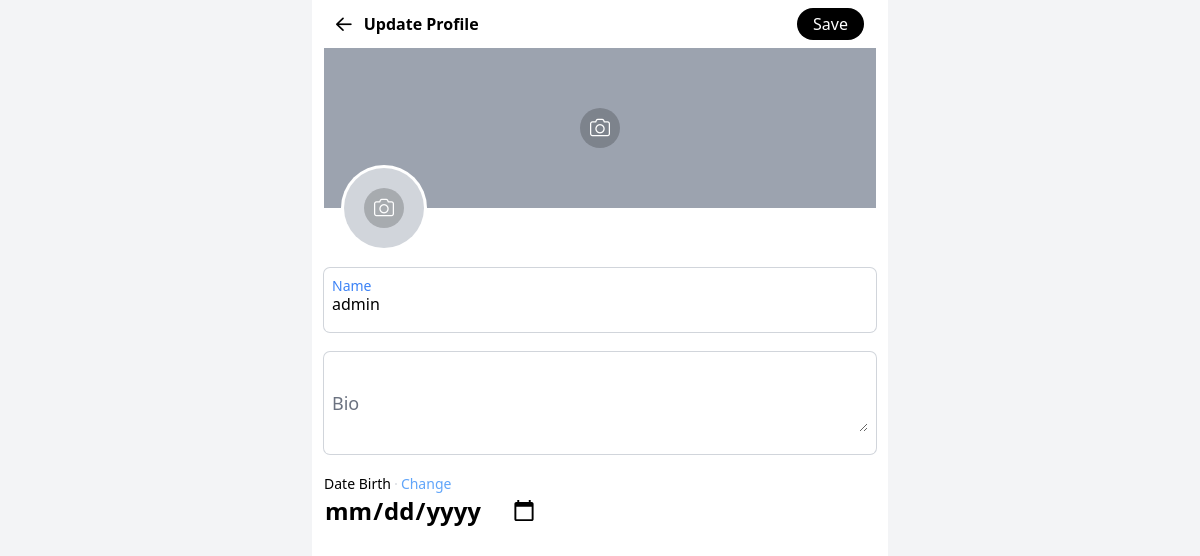
/profile/update/ (signed in), run on an earlier commit of the app's database.
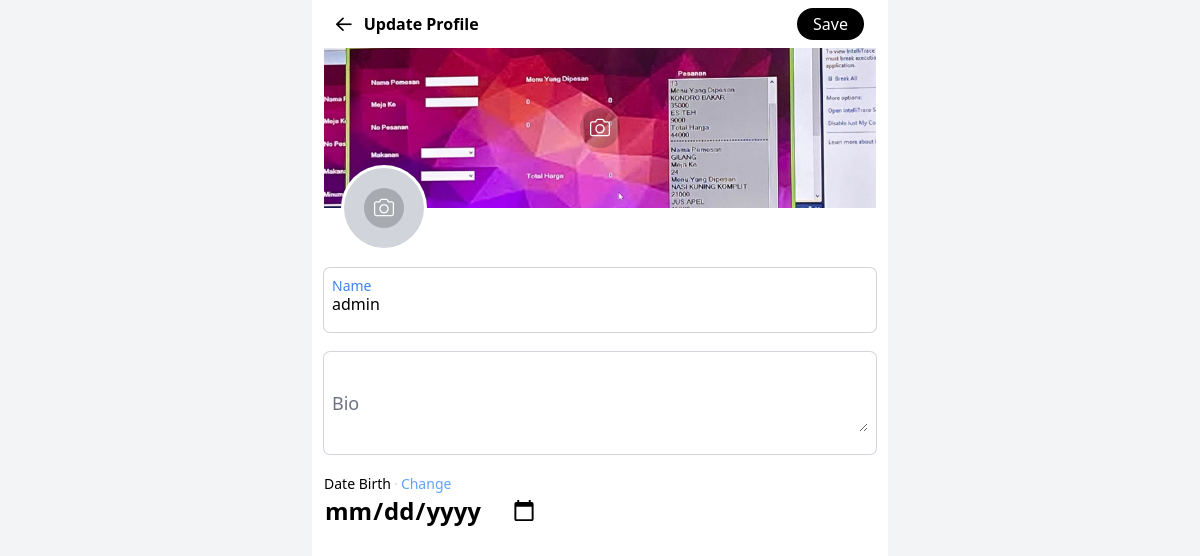
And on a later commit of the database.
### core_app/models.py (models this page shows, shortened)
class Profile(models.Model):
    user = models.OneToOneField(User, models.CASCADE)
    name = models.CharField(max_length=20)
    photo = models.ImageField(upload_to="photo", null=True, blank=True)
    cover_photo = models.ImageField(upload_to="photo", null=True, blank=True)
    bio = models.TextField(null=True, blank=True)
    date_of_birth = models.DateField(null=True, blank=True)
    created_at = models.DateTimeField(auto_now_add=True)
    updated_at = models.DateTimeField(auto_now=True)

### profile_app/views.py (the view, shortened to what this page needs)
# urls.py: path("update/", views.Update.as_view(), name='update'),
class Update(mixins.ProfileRequired, View):
    template_name = "profile_app/update.html"
    def get(self, req: request.HttpRequest, *args, **kwargs):
        ctx = {}
        ctx['profile'] = req.user.profile
        return render(req, self.template_name, ctx)

### core_app/mixins.py (called while the page is built)
    def dispatch(self, request, *args, **kwargs):
        @decorators.profile_required
        def handler(req, *args, **kwargs):
            return View.dispatch(self, request, *args, **kwargs)
        return handler(request, *args, **kwargs)

### templates/profile_app/update.html (shortened to what this page needs)
{% extends 'skeleton/tulang.html' %}
{% block body %}
<div class="bg-gray-100">
	<div class="max-w-xl m-auto bg-white h-screen">
		<div class="w-full flex justify-between h-10 items-center p-6 sticky top-0 left-0 backdrop-blur-lg z-[999]">
			<div class="flex h-full items-center gap-3">
				<button onclick="history.back()"><i class="far fa-arrow-left text-lg"></i></button>
				<span class="font-bold">Update Profile</span>
			</div>
			<button onclick="document.querySelector('form#profile').submit()" class="px-4 py-1 bg-black text-white rounded-full">Save</button>
		</div>
		<div class="p-3 pt-0">
			<form id="profile" method="post" action="{% url 'profile:update' %}" enctype="multipart/form-data">
				<div class="w-full bg-gray-400 h-40 flex items-center justify-center relative">
					{% if profile.cover_photo %}
					<img class="w-full h-full absolute top-0 left-0 z-0 object-cover" src="{{ profile.cover_photo.url }}">
					{% endif %}
					<label class="w-10 h-10 rounded-full bg-black/20 flex items-center justify-center z-10">
						<i class="fal fa-camera text-white text-xl"></i>
					</label>
				</div>
				<div class="relative h-10 mb-5">
					<div class="w-20 h-20 ring-white ring bg-gray-300 rounded-full absolute bottom-0 left-5 flex items-center justify-center overflow-hidden">
						<label class="w-10 h-10 rounded-full bg-black/20 flex items-center justify-center z-10">
							<i class="fal fa-camera text-white text-xl"></i>
						</label>
					</div>
				</div>
				<label class="ring-[1px] ring-gray-300 hover:ring-[1.5px] hover:ring-blue-400  py-4 px-2 rounded-md relative w-full block mb-5">
					<input name="name" type="text" maxlength="20" class="outline-none peer mt-2 placeholder-shown:mt-0" placeholder=" " required value="{{ profile.name }}">
					<span class="absolute left-2 top-2 peer-placeholder-shown:top-1/2 peer-placeholder-shown:-translate-y-1/2 transition-all peer-placeholder-shown:text-lg text-sm text-blue-500 peer-placeholder-shown:text-gray-500">Name</span>
				</label>
				<label class="ring-[1px] ring-gray-300 hover:ring-[1.5px] hover:ring-blue-400  py-4 px-2 rounded-md relative w-full block mb-5">
					<textarea name="bio" class="outline-none w-full h-full peer py-2" placeholder=" ">{{ profile.bio }}</textarea>
					<span class="absolute left-2 top-2 peer-focus:top-2 peer-focus:translate-y-0 peer-placeholder-shown:-translate-y-1/2 peer-placeholder-shown:top-1/2 transition-all peer-placeholder-shown:text-lg text-sm text-blue-500 peer-placeholder-shown:text-gray-500 peer-focus:text-sm peer-focus:text-blue-500">Bio</span>
				</label>
				<div class="flex items-center text-sm gap-1">
					<span>Date Birth</span>
					<div class="h-0 w-0 border border-gray-300 rounded-full"></div>
					<label class="text-blue-400" for="hh">Change</label>
				</div>
				<input name="date_of_birth" class="border-none bg-transparent outline-none w-fit text-2xl font-bold" type="date" id="hh" value="{{ profile.date_of_birth|date:"Y-m-d" }}">
			</form>
		</div>
	</div>
</div>
{% endblock %}

What changed in the data, as far as the page shows it:
changed Profile "admin": cover_photo: picture added
